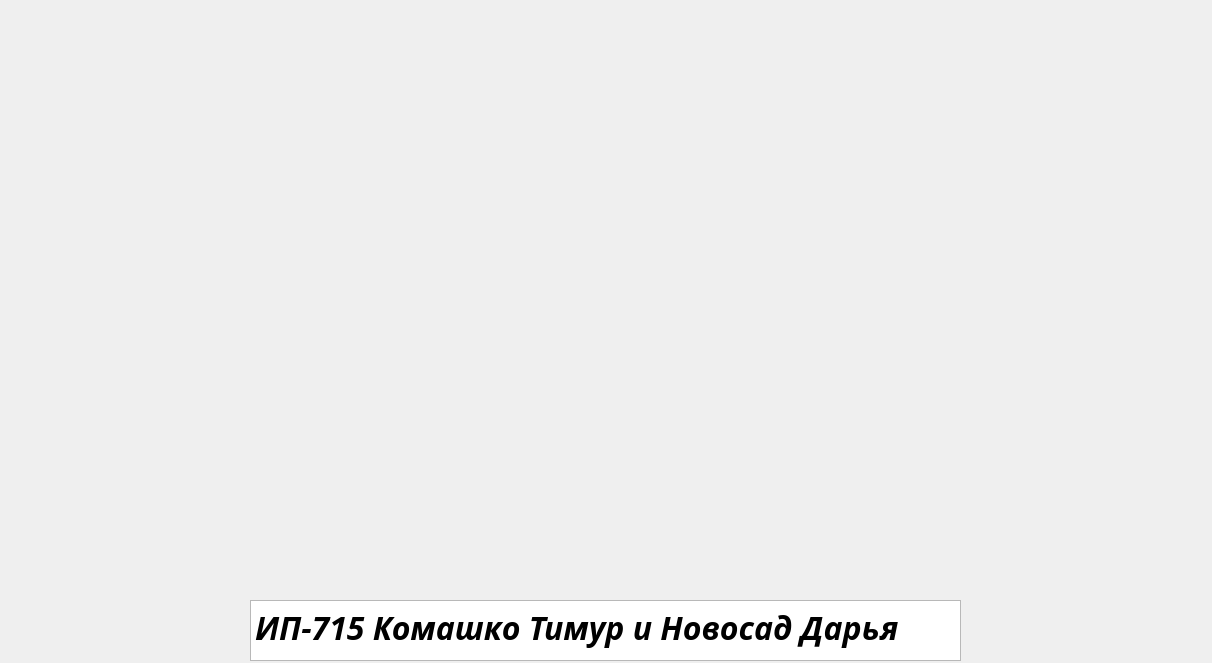
<?xml version="1.0" encoding="UTF-8"?>
<ui version="4.0">
 <class>auth</class>
 <widget class="QDialog" name="auth">
  <property name="geometry">
   <rect>
    <x>0</x>
    <y>0</y>
    <width>1212</width>
    <height>663</height>
   </rect>
  </property>
  <property name="windowTitle">
   <string>Dialog</string>
  </property>
  <widget class="QLabel" name="label">
   <property name="geometry">
    <rect>
     <x>120</x>
     <y>0</y>
     <width>951</width>
     <height>611</height>
    </rect>
   </property>
   <property name="text">
    <string/>
   </property>
   <property name="pixmap">
    <pixmap>../4233823-bolivia.jpg</pixmap>
   </property>
  </widget>
  <widget class="QTextEdit" name="textEdit">
   <property name="geometry">
    <rect>
     <x>250</x>
     <y>600</y>
     <width>711</width>
     <height>61</height>
    </rect>
   </property>
   <property name="font">
    <font>
     <family>Open Sans</family>
     <pointsize>18</pointsize>
     <weight>75</weight>
     <italic>true</italic>
     <bold>true</bold>
    </font>
   </property>
   <property name="html">
    <string>&lt;!DOCTYPE HTML PUBLIC &quot;-//W3C//DTD HTML 4.0//EN&quot; &quot;http://www.w3.org/TR/REC-html40/strict.dtd&quot;&gt;
&lt;html&gt;&lt;head&gt;&lt;meta name=&quot;qrichtext&quot; content=&quot;1&quot; /&gt;&lt;style type=&quot;text/css&quot;&gt;
p, li { white-space: pre-wrap; }
&lt;/style&gt;&lt;/head&gt;&lt;body style=&quot; font-family:'Open Sans'; font-size:18pt; font-weight:600; font-style:italic;&quot;&gt;
&lt;p style=&quot; margin-top:0px; margin-bottom:0px; margin-left:0px; margin-right:0px; -qt-block-indent:0; text-indent:0px;&quot;&gt;&lt;span style=&quot; font-family:'Noto Sans'; font-size:24pt;&quot;&gt;ИП-715 Комашко Тимур и Новосад Дарья&lt;/span&gt;&lt;/p&gt;&lt;/body&gt;&lt;/html&gt;</string>
   </property>
  </widget>
  <zorder>textEdit</zorder>
  <zorder>label</zorder>
 </widget>
 <resources/>
 <connections/>
</ui>
